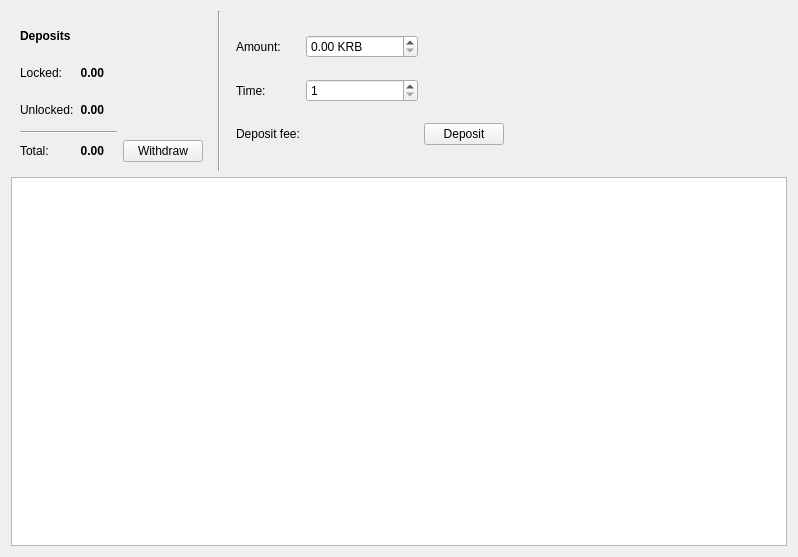
<?xml version="1.0" encoding="UTF-8"?>
<ui version="4.0">
 <class>DepositsFrame</class>
 <widget class="QFrame" name="DepositsFrame">
  <property name="geometry">
   <rect>
    <x>0</x>
    <y>0</y>
    <width>798</width>
    <height>557</height>
   </rect>
  </property>
  <property name="windowTitle">
   <string>Frame</string>
  </property>
  <property name="frameShape">
   <enum>QFrame::NoFrame</enum>
  </property>
  <property name="frameShadow">
   <enum>QFrame::Raised</enum>
  </property>
  <layout class="QGridLayout" name="gridLayout_3">
   <item row="0" column="0">
    <widget class="QFrame" name="m_overviewWalletFrame">
     <property name="minimumSize">
      <size>
       <width>0</width>
       <height>160</height>
      </size>
     </property>
     <property name="maximumSize">
      <size>
       <width>16777215</width>
       <height>160</height>
      </size>
     </property>
     <property name="frameShape">
      <enum>QFrame::NoFrame</enum>
     </property>
     <property name="frameShadow">
      <enum>QFrame::Raised</enum>
     </property>
     <layout class="QGridLayout" name="gridLayout_2">
      <item row="0" column="0">
       <widget class="QLabel" name="label_7">
        <property name="font">
         <font>
          <weight>75</weight>
          <bold>true</bold>
         </font>
        </property>
        <property name="text">
         <string>Deposits</string>
        </property>
       </widget>
      </item>
      <item row="1" column="3">
       <widget class="QLabel" name="m_tickerLabel1">
        <property name="text">
         <string notr="true"/>
        </property>
       </widget>
      </item>
      <item row="1" column="0">
       <widget class="QLabel" name="label_8">
        <property name="text">
         <string>Locked:</string>
        </property>
       </widget>
      </item>
      <item row="1" column="1" colspan="2">
       <widget class="QLabel" name="m_lockedDepositLabel">
        <property name="font">
         <font>
          <weight>75</weight>
          <bold>true</bold>
         </font>
        </property>
        <property name="text">
         <string notr="true">0.00</string>
        </property>
        <property name="alignment">
         <set>Qt::AlignRight|Qt::AlignTrailing|Qt::AlignVCenter</set>
        </property>
       </widget>
      </item>
      <item row="2" column="0">
       <widget class="QLabel" name="label_9">
        <property name="text">
         <string>Unlocked:</string>
        </property>
       </widget>
      </item>
      <item row="2" column="1" colspan="2">
       <widget class="QLabel" name="m_unlockedDepositLabel">
        <property name="font">
         <font>
          <weight>75</weight>
          <bold>true</bold>
         </font>
        </property>
        <property name="text">
         <string notr="true">0.00</string>
        </property>
        <property name="alignment">
         <set>Qt::AlignRight|Qt::AlignTrailing|Qt::AlignVCenter</set>
        </property>
       </widget>
      </item>
      <item row="2" column="3">
       <widget class="QLabel" name="m_tickerLabel2">
        <property name="text">
         <string notr="true"/>
        </property>
       </widget>
      </item>
      <item row="4" column="1" colspan="2">
       <widget class="QLabel" name="m_totalDepositLabel">
        <property name="font">
         <font>
          <weight>75</weight>
          <bold>true</bold>
         </font>
        </property>
        <property name="text">
         <string notr="true">0.00</string>
        </property>
        <property name="alignment">
         <set>Qt::AlignRight|Qt::AlignTrailing|Qt::AlignVCenter</set>
        </property>
       </widget>
      </item>
      <item row="4" column="0">
       <widget class="QLabel" name="label_10">
        <property name="text">
         <string>Total:</string>
        </property>
       </widget>
      </item>
      <item row="3" column="0" colspan="4">
       <widget class="Line" name="line_2">
        <property name="orientation">
         <enum>Qt::Horizontal</enum>
        </property>
       </widget>
      </item>
      <item row="4" column="3">
       <widget class="QLabel" name="m_tickerLabel3">
        <property name="text">
         <string notr="true"/>
        </property>
       </widget>
      </item>
      <item row="4" column="4">
       <widget class="QPushButton" name="m_withdrawButton">
        <property name="text">
         <string>Withdraw</string>
        </property>
       </widget>
      </item>
     </layout>
    </widget>
   </item>
   <item row="2" column="0" colspan="3">
    <widget class="QTreeView" name="m_depositView"/>
   </item>
   <item row="0" column="2">
    <widget class="QFrame" name="m_addDepositFrame">
     <property name="frameShape">
      <enum>QFrame::NoFrame</enum>
     </property>
     <property name="frameShadow">
      <enum>QFrame::Raised</enum>
     </property>
     <layout class="QGridLayout" name="gridLayout">
      <item row="0" column="3">
       <spacer name="horizontalSpacer">
        <property name="orientation">
         <enum>Qt::Horizontal</enum>
        </property>
        <property name="sizeHint" stdset="0">
         <size>
          <width>534</width>
          <height>20</height>
         </size>
        </property>
       </spacer>
      </item>
      <item row="0" column="1">
       <widget class="QDoubleSpinBox" name="m_amountSpin">
        <property name="locale">
         <locale language="English" country="UnitedStates"/>
        </property>
        <property name="suffix">
         <string> KRB</string>
        </property>
        <property name="maximum">
         <double>100000000.000000000000000</double>
        </property>
       </widget>
      </item>
      <item row="1" column="2">
       <widget class="QLabel" name="m_nativeTimeLabel">
        <property name="text">
         <string/>
        </property>
       </widget>
      </item>
      <item row="1" column="1">
       <widget class="QSpinBox" name="m_timeSpin">
        <property name="minimum">
         <number>1</number>
        </property>
        <property name="maximum">
         <number>999999999</number>
        </property>
       </widget>
      </item>
      <item row="1" column="0">
       <widget class="QLabel" name="label_2">
        <property name="text">
         <string>Time:</string>
        </property>
       </widget>
      </item>
      <item row="2" column="2" alignment="Qt::AlignLeft">
       <widget class="QPushButton" name="m_depositButton">
        <property name="text">
         <string>Deposit</string>
        </property>
       </widget>
      </item>
      <item row="2" column="0">
       <widget class="QLabel" name="m_feeTextLabel">
        <property name="text">
         <string>Deposit fee:</string>
        </property>
       </widget>
      </item>
      <item row="0" column="0">
       <widget class="QLabel" name="label">
        <property name="text">
         <string>Amount:</string>
        </property>
       </widget>
      </item>
      <item row="0" column="2">
       <widget class="QLabel" name="m_interestLabel">
        <property name="text">
         <string/>
        </property>
       </widget>
      </item>
      <item row="2" column="1">
       <widget class="QLabel" name="m_feeLabel">
        <property name="text">
         <string/>
        </property>
       </widget>
      </item>
     </layout>
    </widget>
   </item>
   <item row="0" column="1">
    <widget class="Line" name="line">
     <property name="orientation">
      <enum>Qt::Vertical</enum>
     </property>
    </widget>
   </item>
  </layout>
 </widget>
 <resources/>
 <connections>
  <connection>
   <sender>m_depositButton</sender>
   <signal>clicked()</signal>
   <receiver>DepositsFrame</receiver>
   <slot>depositClicked()</slot>
   <hints>
    <hint type="sourcelabel">
     <x>274</x>
     <y>76</y>
    </hint>
    <hint type="destinationlabel">
     <x>398</x>
     <y>278</y>
    </hint>
   </hints>
  </connection>
  <connection>
   <sender>m_withdrawButton</sender>
   <signal>clicked()</signal>
   <receiver>DepositsFrame</receiver>
   <slot>withdrawClicked()</slot>
   <hints>
    <hint type="sourcelabel">
     <x>196</x>
     <y>151</y>
    </hint>
    <hint type="destinationlabel">
     <x>398</x>
     <y>278</y>
    </hint>
   </hints>
  </connection>
  <connection>
   <sender>m_depositView</sender>
   <signal>doubleClicked(QModelIndex)</signal>
   <receiver>DepositsFrame</receiver>
   <slot>showDepositDetails(QModelIndex)</slot>
   <hints>
    <hint type="sourcelabel">
     <x>398</x>
     <y>403</y>
    </hint>
    <hint type="destinationlabel">
     <x>398</x>
     <y>278</y>
    </hint>
   </hints>
  </connection>
  <connection>
   <sender>m_timeSpin</sender>
   <signal>valueChanged(int)</signal>
   <receiver>DepositsFrame</receiver>
   <slot>timeChanged(int)</slot>
   <hints>
    <hint type="sourcelabel">
     <x>151</x>
     <y>230</y>
    </hint>
    <hint type="destinationlabel">
     <x>398</x>
     <y>278</y>
    </hint>
   </hints>
  </connection>
  <connection>
   <sender>m_amountSpin</sender>
   <signal>valueChanged(double)</signal>
   <receiver>DepositsFrame</receiver>
   <slot>depositParamsChanged()</slot>
   <hints>
    <hint type="sourcelabel">
     <x>147</x>
     <y>211</y>
    </hint>
    <hint type="destinationlabel">
     <x>398</x>
     <y>278</y>
    </hint>
   </hints>
  </connection>
  <connection>
   <sender>m_timeSpin</sender>
   <signal>valueChanged(int)</signal>
   <receiver>DepositsFrame</receiver>
   <slot>depositParamsChanged()</slot>
   <hints>
    <hint type="sourcelabel">
     <x>147</x>
     <y>249</y>
    </hint>
    <hint type="destinationlabel">
     <x>398</x>
     <y>278</y>
    </hint>
   </hints>
  </connection>
 </connections>
 <slots>
  <slot>depositClicked()</slot>
  <slot>withdrawClicked()</slot>
  <slot>showDepositDetails(QModelIndex)</slot>
  <slot>timeChanged(int)</slot>
  <slot>depositParamsChanged()</slot>
 </slots>
</ui>
